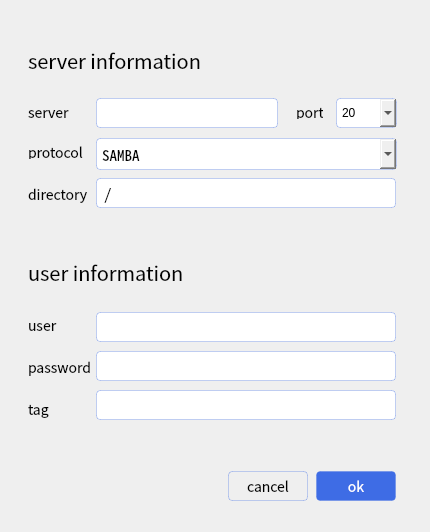
<?xml version="1.0" encoding="UTF-8"?>
<ui version="4.0">
 <class>LoginRemoteFilesystem</class>
 <widget class="QDialog" name="LoginRemoteFilesystem">
  <property name="enabled">
   <bool>true</bool>
  </property>
  <property name="geometry">
   <rect>
    <x>0</x>
    <y>0</y>
    <width>430</width>
    <height>532</height>
   </rect>
  </property>
  <property name="sizePolicy">
   <sizepolicy hsizetype="Fixed" vsizetype="Fixed">
    <horstretch>0</horstretch>
    <verstretch>0</verstretch>
   </sizepolicy>
  </property>
  <property name="minimumSize">
   <size>
    <width>430</width>
    <height>532</height>
   </size>
  </property>
  <property name="maximumSize">
   <size>
    <width>430</width>
    <height>532</height>
   </size>
  </property>
  <property name="font">
   <font>
    <family>Noto Sans CJK SC</family>
    <pointsize>14</pointsize>
   </font>
  </property>
  <property name="windowTitle">
   <string>Connect to Sever</string>
  </property>
  <property name="windowIcon">
   <iconset theme="server">
    <normaloff>.</normaloff>.</iconset>
  </property>
  <property name="layoutDirection">
   <enum>Qt::LeftToRight</enum>
  </property>
  <property name="styleSheet">
   <string notr="true">width:430px;
height:532px;
border:0;
border-radius:6px;
</string>
  </property>
  <property name="sizeGripEnabled">
   <bool>false</bool>
  </property>
  <widget class="QLabel" name="label1">
   <property name="enabled">
    <bool>true</bool>
   </property>
   <property name="geometry">
    <rect>
     <x>28</x>
     <y>48</y>
     <width>188</width>
     <height>23</height>
    </rect>
   </property>
   <property name="sizePolicy">
    <sizepolicy hsizetype="Fixed" vsizetype="Fixed">
     <horstretch>0</horstretch>
     <verstretch>0</verstretch>
    </sizepolicy>
   </property>
   <property name="styleSheet">
    <string notr="true">width:118px;
height:23px;
font-size:20px;
font-family:Noto Sans CJK SC;
font-weight:400;
line-height:30px;
border:0;
</string>
   </property>
   <property name="text">
    <string>server information</string>
   </property>
  </widget>
  <widget class="QLabel" name="label2">
   <property name="geometry">
    <rect>
     <x>28</x>
     <y>260</y>
     <width>188</width>
     <height>23</height>
    </rect>
   </property>
   <property name="styleSheet">
    <string notr="true">width:143px;
height:23px;
font-size:20px;
font-family:Noto Sans CJK SC;
font-weight:400;
line-height:30px;
border:0;</string>
   </property>
   <property name="text">
    <string>user information</string>
   </property>
  </widget>
  <widget class="QLabel" name="add_label">
   <property name="geometry">
    <rect>
     <x>28</x>
     <y>400</y>
     <width>56</width>
     <height>18</height>
    </rect>
   </property>
   <property name="font">
    <font>
     <family>Noto Sans CJK SC</family>
     <pointsize>-1</pointsize>
     <weight>50</weight>
     <bold>false</bold>
    </font>
   </property>
   <property name="styleSheet">
    <string notr="true">width:56px;
height:13px;
font-size:14px;
font-family:Noto Sans CJK SC;
font-weight:400;
line-height:30px;
border:0;</string>
   </property>
   <property name="text">
    <string>tag</string>
   </property>
  </widget>
  <widget class="QLineEdit" name="user_lineEdit">
   <property name="geometry">
    <rect>
     <x>96</x>
     <y>312</y>
     <width>300</width>
     <height>30</height>
    </rect>
   </property>
   <property name="font">
    <font>
     <family>Noto Sans CJK SC</family>
     <pointsize>11</pointsize>
    </font>
   </property>
   <property name="styleSheet">
    <string notr="true">width:300px;
height:30px;
padding:3px 5px;
opacity:0.04;
border:1px solid rgba(62, 108, 229, 0.3);
border-radius:4px;
</string>
   </property>
  </widget>
  <widget class="QLabel" name="user_label">
   <property name="geometry">
    <rect>
     <x>28</x>
     <y>318</y>
     <width>40</width>
     <height>14</height>
    </rect>
   </property>
   <property name="font">
    <font>
     <family>Noto Sans CJK SC</family>
     <pointsize>-1</pointsize>
     <weight>50</weight>
     <bold>false</bold>
    </font>
   </property>
   <property name="styleSheet">
    <string notr="true">width:40px;
height:14px;
font-size:14px;
font-family:Noto Sans CJK SC;
font-weight:400;
line-height:30px;
border:0;</string>
   </property>
   <property name="text">
    <string>user</string>
   </property>
  </widget>
  <widget class="QLineEdit" name="pwd_lineEdit">
   <property name="geometry">
    <rect>
     <x>96</x>
     <y>351</y>
     <width>300</width>
     <height>30</height>
    </rect>
   </property>
   <property name="font">
    <font>
     <family>Noto Sans Mono CJK SC</family>
     <pointsize>11</pointsize>
    </font>
   </property>
   <property name="styleSheet">
    <string notr="true">width:300px;
height:30px;
padding:3px 5px;
opacity:0.04;
border:1px solid rgba(62, 108, 229, 0.3);
border-radius:4px;
</string>
   </property>
  </widget>
  <widget class="QLabel" name="pwd_label">
   <property name="geometry">
    <rect>
     <x>28</x>
     <y>358</y>
     <width>66</width>
     <height>18</height>
    </rect>
   </property>
   <property name="font">
    <font>
     <family>Noto Sans CJK SC</family>
     <pointsize>-1</pointsize>
     <weight>50</weight>
     <bold>false</bold>
    </font>
   </property>
   <property name="styleSheet">
    <string notr="true">width:28px;
height:13px;
font-size:14px;
font-family:Noto Sans CJK SC;
font-weight:400;
line-height:30px;
border:0;
</string>
   </property>
   <property name="text">
    <string>password</string>
   </property>
  </widget>
  <widget class="QLineEdit" name="add_lineEdit">
   <property name="geometry">
    <rect>
     <x>96</x>
     <y>390</y>
     <width>300</width>
     <height>30</height>
    </rect>
   </property>
   <property name="font">
    <font>
     <family>Noto Sans Mono CJK SC</family>
     <pointsize>11</pointsize>
    </font>
   </property>
   <property name="styleSheet">
    <string notr="true">width:300px;
height:30px;
padding:3px 5px;
opacity:0.04;
border:1px solid rgba(62, 108, 229, 0.3);
border-radius:4px;
</string>
   </property>
  </widget>
  <widget class="QLabel" name="type_label">
   <property name="geometry">
    <rect>
     <x>28</x>
     <y>145</y>
     <width>60</width>
     <height>14</height>
    </rect>
   </property>
   <property name="font">
    <font>
     <family>Noto Sans CJK SC</family>
     <pointsize>-1</pointsize>
     <weight>50</weight>
     <bold>false</bold>
    </font>
   </property>
   <property name="styleSheet">
    <string notr="true">width:28px;
height:13px;
font-size:14px;
font-family:Noto Sans CJK SC;
font-weight:400;
line-height:30px;
border:0;
</string>
   </property>
   <property name="text">
    <string>protocol</string>
   </property>
  </widget>
  <widget class="QLabel" name="ip_label">
   <property name="geometry">
    <rect>
     <x>28</x>
     <y>105</y>
     <width>42</width>
     <height>14</height>
    </rect>
   </property>
   <property name="minimumSize">
    <size>
     <width>42</width>
     <height>14</height>
    </size>
   </property>
   <property name="maximumSize">
    <size>
     <width>999999</width>
     <height>999999</height>
    </size>
   </property>
   <property name="font">
    <font>
     <family>Noto Sans CJK SC</family>
     <pointsize>-1</pointsize>
     <weight>50</weight>
     <bold>false</bold>
    </font>
   </property>
   <property name="styleSheet">
    <string notr="true">width:42px;
height:14px;
font-size:14px;
font-family:Noto Sans CJK SC;
font-weight:400;
line-height:30px;
border:0;
</string>
   </property>
   <property name="text">
    <string>server</string>
   </property>
  </widget>
  <widget class="QLabel" name="file_label">
   <property name="geometry">
    <rect>
     <x>28</x>
     <y>185</y>
     <width>60</width>
     <height>18</height>
    </rect>
   </property>
   <property name="font">
    <font>
     <family>Noto Sans CJK SC</family>
     <pointsize>-1</pointsize>
     <weight>50</weight>
     <bold>false</bold>
    </font>
   </property>
   <property name="styleSheet">
    <string notr="true">width:42px;
height:14px;
font-size:14px;
font-family:Noto Sans CJK SC;
font-weight:400;
line-height:30px;
border:0;
</string>
   </property>
   <property name="text">
    <string>directory</string>
   </property>
  </widget>
  <widget class="QComboBox" name="type_comboBox">
   <property name="geometry">
    <rect>
     <x>96</x>
     <y>138</y>
     <width>301</width>
     <height>32</height>
    </rect>
   </property>
   <property name="font">
    <font>
     <family>Noto Sans Mono CJK SC</family>
     <pointsize>11</pointsize>
    </font>
   </property>
   <property name="styleSheet">
    <string notr="true">width:300px;
height:30px;
padding:3px 5px;
opacity:0.04;
border-radius:4px;
border:1px solid rgba(62, 108, 229, 0.3);
</string>
   </property>
   <item>
    <property name="text">
     <string>SAMBA</string>
    </property>
   </item>
   <item>
    <property name="text">
     <string>FTP</string>
    </property>
   </item>
  </widget>
  <widget class="QLineEdit" name="file_lineEdit">
   <property name="geometry">
    <rect>
     <x>96</x>
     <y>178</y>
     <width>300</width>
     <height>30</height>
    </rect>
   </property>
   <property name="font">
    <font>
     <family>Noto Sans Mono CJK SC</family>
     <pointsize>11</pointsize>
    </font>
   </property>
   <property name="styleSheet">
    <string notr="true">width:300px;
height:30px;
padding:3px 5px;
opacity:0.04;
border:1px solid rgba(62, 108, 229, 0.3);
border-radius:4px;
</string>
   </property>
   <property name="text">
    <string>/</string>
   </property>
  </widget>
  <widget class="QLabel" name="port_label">
   <property name="geometry">
    <rect>
     <x>296</x>
     <y>105</y>
     <width>27</width>
     <height>14</height>
    </rect>
   </property>
   <property name="font">
    <font>
     <family>Noto Sans CJK SC</family>
     <pointsize>-1</pointsize>
     <weight>50</weight>
     <bold>false</bold>
    </font>
   </property>
   <property name="styleSheet">
    <string notr="true">width:27px;
height:12px;
font-size:14px;
font-family:Noto Sans CJK SC;
font-weight:400;
line-height:30px;
border:0;
</string>
   </property>
   <property name="text">
    <string>port</string>
   </property>
  </widget>
  <widget class="QComboBox" name="port_comboBox">
   <property name="geometry">
    <rect>
     <x>336</x>
     <y>98</y>
     <width>61</width>
     <height>30</height>
    </rect>
   </property>
   <property name="font">
    <font>
     <family>Noto Sans Mono CJK SC</family>
     <pointsize>11</pointsize>
    </font>
   </property>
   <property name="styleSheet">
    <string notr="true">width:60px;
height:30px;
padding:3px;
opacity:0.04;
border:1px solid rgba(62, 108, 229, 0.3);
border-radius:4px;
</string>
   </property>
   <property name="editable">
    <bool>true</bool>
   </property>
   <item>
    <property name="text">
     <string>20</string>
    </property>
   </item>
   <item>
    <property name="text">
     <string>21</string>
    </property>
   </item>
   <item>
    <property name="text">
     <string>137</string>
    </property>
   </item>
   <item>
    <property name="text">
     <string>138</string>
    </property>
   </item>
   <item>
    <property name="text">
     <string>139</string>
    </property>
   </item>
   <item>
    <property name="text">
     <string>445</string>
    </property>
   </item>
  </widget>
  <widget class="QLineEdit" name="ip_edit">
   <property name="geometry">
    <rect>
     <x>96</x>
     <y>98</y>
     <width>182</width>
     <height>30</height>
    </rect>
   </property>
   <property name="styleSheet">
    <string notr="true">width:182px;
height:30px;
padding:3px 5px;
opacity:0.04;
border:1px solid rgba(62, 108, 229, 0.3);
border-radius:4px;
font-size:14px;
font-family:Noto Sans CJK SC;
font-weight:400;
line-height:30px;</string>
   </property>
   <property name="text">
    <string/>
   </property>
  </widget>
  <widget class="QPushButton" name="ok_pb">
   <property name="geometry">
    <rect>
     <x>316</x>
     <y>471</y>
     <width>80</width>
     <height>30</height>
    </rect>
   </property>
   <property name="font">
    <font>
     <family>Noto Sans CJK SC</family>
     <pointsize>-1</pointsize>
     <weight>50</weight>
     <bold>false</bold>
    </font>
   </property>
   <property name="styleSheet">
    <string notr="true">width:80px;
height:30px;
background:rgba(62,108,229,1);
border:1px solid rgba(62, 108, 229, 0.3);
border-radius:4px;
font-size:14px;
font-family:Noto Sans CJK SC;
font-weight:400;
color:rgba(255,255,255,1);
line-height:30px;</string>
   </property>
   <property name="text">
    <string>ok</string>
   </property>
  </widget>
  <widget class="QPushButton" name="cancel_pb">
   <property name="geometry">
    <rect>
     <x>228</x>
     <y>471</y>
     <width>80</width>
     <height>30</height>
    </rect>
   </property>
   <property name="font">
    <font>
     <family>Noto Sans CJK SC</family>
     <pointsize>-1</pointsize>
     <weight>50</weight>
     <bold>false</bold>
    </font>
   </property>
   <property name="styleSheet">
    <string notr="true">width:80px;
height:30px;
border:1px solid rgba(62, 108, 229, 0.3);
border-radius:4px;
font-size:14px;
font-family:Noto Sans CJK SC;
font-weight:400;
line-height:30px;</string>
   </property>
   <property name="text">
    <string>cancel</string>
   </property>
  </widget>
 </widget>
 <tabstops>
  <tabstop>ip_edit</tabstop>
  <tabstop>port_comboBox</tabstop>
  <tabstop>type_comboBox</tabstop>
  <tabstop>file_lineEdit</tabstop>
  <tabstop>user_lineEdit</tabstop>
  <tabstop>pwd_lineEdit</tabstop>
  <tabstop>add_lineEdit</tabstop>
  <tabstop>cancel_pb</tabstop>
  <tabstop>ok_pb</tabstop>
 </tabstops>
 <resources/>
 <connections>
  <connection>
   <sender>cancel_pb</sender>
   <signal>clicked()</signal>
   <receiver>LoginRemoteFilesystem</receiver>
   <slot>close()</slot>
   <hints>
    <hint type="sourcelabel">
     <x>259</x>
     <y>478</y>
    </hint>
    <hint type="destinationlabel">
     <x>193</x>
     <y>466</y>
    </hint>
   </hints>
  </connection>
  <connection>
   <sender>ok_pb</sender>
   <signal>clicked()</signal>
   <receiver>LoginRemoteFilesystem</receiver>
   <slot>accept()</slot>
   <hints>
    <hint type="sourcelabel">
     <x>366</x>
     <y>490</y>
    </hint>
    <hint type="destinationlabel">
     <x>412</x>
     <y>443</y>
    </hint>
   </hints>
  </connection>
 </connections>
 <slots>
  <slot>help()</slot>
 </slots>
</ui>
